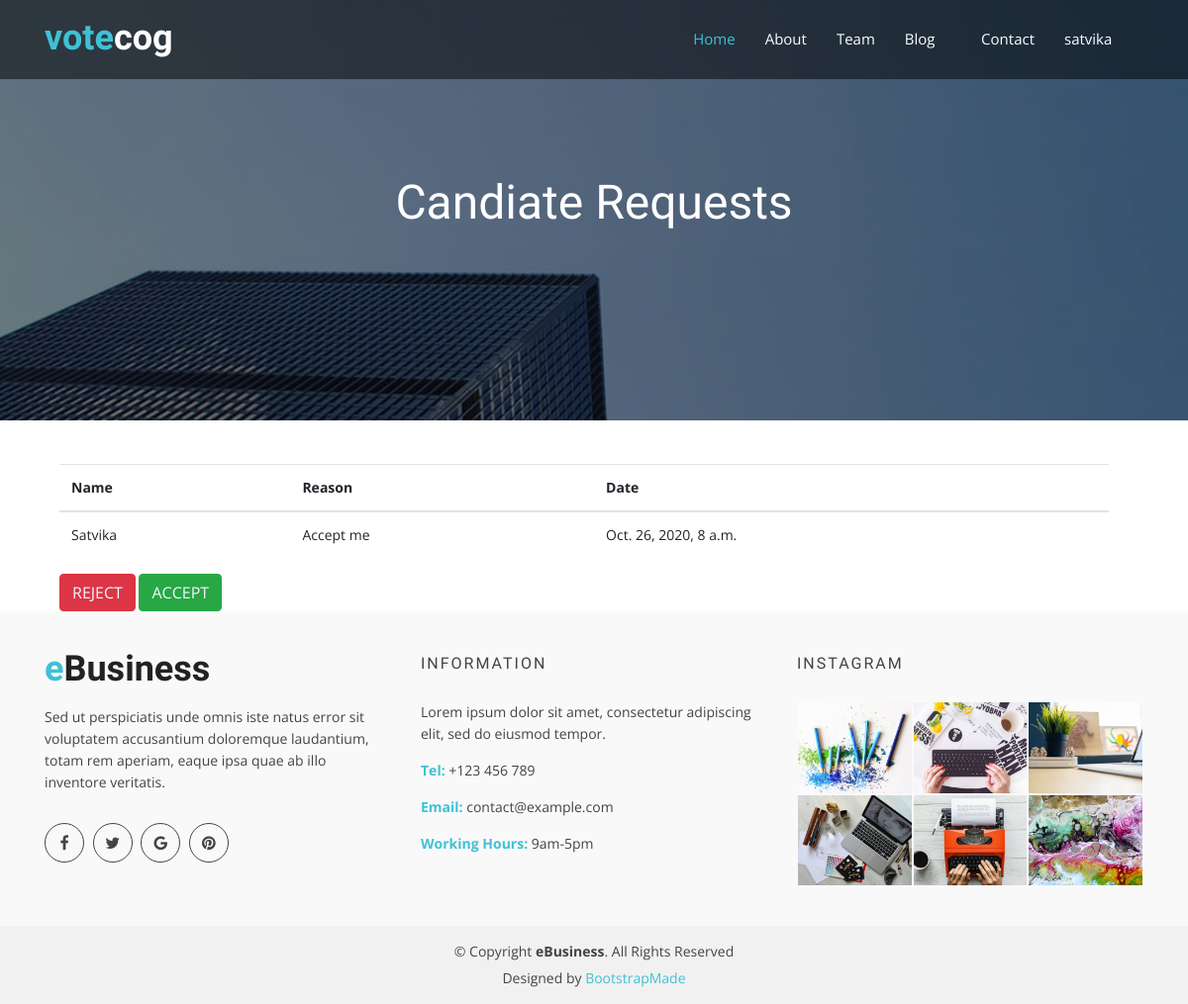
Page /dash/1/ (signed in) on the committed database.
### accounts/models.py (models this page shows, shortened)
class Account(AbstractBaseUser):
    email = models.EmailField(verbose_name="email", max_length=60, unique=True)
    username = models.CharField(max_length=30, unique=True)
    date_joined = models.DateTimeField(verbose_name='date joined', auto_now_add=True)
    last_login = models.DateTimeField(verbose_name='last login', auto_now=True)
    is_voter = models.BooleanField(default=True)
    is_admin = models.BooleanField(default=False)
    is_staff = models.BooleanField(default=False)
    is_active = models.BooleanField(default=True)
    is_superuser = models.BooleanField(default=False)
    voted = models.CharField(max_length=30, default="no")
    USERNAME_FIELD = 'username'
    REQUIRED_FIELDS = ['email','is_voter']
    objects = MyAccountManager()

class Person(models.Model):
    user = models.ForeignKey(Account,on_delete=models.CASCADE)
    name = models.CharField(max_length=130)
    branch = models.CharField(max_length=8, choices=DEPT_CHOICES, default='cse')
    year = models.CharField(max_length=6, choices=YEAR_CHOICES, default='1st')
    bio = models.TextField(blank=True)
    status= models.CharField(max_length=130,default="pending")
    published_date = models.DateTimeField(default=timezone.now)
    vote=models.IntegerField(default=0)

### accounts/views.py (the view)
# urls.py: url(r'^dash/(?P<pk>[0-9]+)/$', views.sdetails, name='sdetails'),
def sdetails(request, pk):
    form = get_object_or_404(Person, pk=pk)
    return render(request,'accounts/sdetails.html', {'res': form})

### templates/accounts/sdetails.html (shortened to what this page needs)
{% load crispy_forms_tags %}
{% load crispy_forms_tags %}
<!DOCTYPE html>
{% load static %}
<html lang="en">
<head>
  <link href="{% static 'assets/vendor/bootstrap/css/bootstrap.min.css' %}" rel="stylesheet">
  <link href="{% static 'assets/vendor/icofont/icofont.min.css' %}" rel="stylesheet">
  <link href="{% static 'assets/vendor/animate.css/animate.min.css' %}" rel="stylesheet">
  <link href="{% static 'assets/vendor/font-awesome/css/font-awesome.min.css' %}" rel="stylesheet">
  <link href="{% static 'assets/vendor/nivo-slider/css/nivo-slider.css' %}" rel="stylesheet">
  <link href="{% static 'assets/vendor/owl.carousel/assets/owl.carousel.min.css' %}" rel="stylesheet">
  <link href="{% static 'assets/vendor/venobox/venobox.css' %}" rel="stylesheet">
  <link href="{% static 'assets/css/style.css' %}" rel="stylesheet">
</head>
<body data-spy="scroll" data-target="#navbar-example">
  <header id="header" class="fixed-top">
    <div class="container d-flex">
      <div class="logo mr-auto">
        <h1 class="text-light"><a href="#"><span>vote</span>cog</a></h1>
      </div>
      <nav class="nav-menu d-none d-lg-block">
		  {% if user.is_authenticated %}
			<ul>
				<li class="active"><a href="#header">Home</a></li>
				<li><a href="#about">About</a></li>
				<li><a href="#team">Team</a></li>
				{% if user.is_voter == False and user.username != post.author.username %}
					<li class="drop-down"><a href="{% url 'blog:post_list' %}">Blog</a>
                    </li>
                {% endif %}
				<li><a href="#contact">Contact</a></li>
				<li class="drop-down"><a href="">{{user.username}}</a>
				</li>
				</ul>
			{% endif %}
      </nav>
    </div>
  </header>
  <main id="main">
    {% if user.is_admin %}
        <div class="header-bg page-area">
          <div class="home-overly"></div>
          <div class="container">
            <div class="row">
              <div class="col-md-12 col-sm-12 col-xs-12">
                <div class="slider-content text-center">
                  <div class="header-bottom">
                    <div class="layer2 wow zoomIn" data-wow-duration="1s" data-wow-delay=".4s">
                      <h1 class="title2">Candiate Requests </h1>
                    </div>
                  </div>
                </div>
              </div>
            </div>
          </div>
        </div>
        <br><br>
        <div class="container">
          <div class="col-sm-12">
              <div class="span6" style="padding-right:20px; ">
                <table class="table table-hover">
              <thead>
                <tr>
                  <th>Name</th>
                  <th>Reason</th>
                  <th>Date</th>
                </tr>
              </thead>
              <tbody>
                <tr>
                  <td>{{res.name}}</td>
                  <td>{{res.bio}}</td>
                  <td>{{res.published_date}}</td>
                  </tr>
              </tbody>
            </table>
            <a href="cstatus?status=rejected"><button type="button" class="btn btn-danger" style="text-decoration: none !important; color: aliceblue;">REJECT</button></a>
            <a href="cstatus?status=accepted"><button type="button" class="btn btn-success" style="text-decoration: none !important; color: aliceblue;">ACCEPT</button></a>
              </div>
            </div>
          </div>
        {% endif %}
</div></div></div></div></main>
<footer>
  <div class="footer-area">
    <div class="container">
      <div class="row">
        <div class="col-md-4 col-sm-4 col-xs-12">
          <div class="footer-content">
            <div class="footer-head">
              <div class="footer-logo">
                <h2><span>e</span>Business</h2>
              </div>
              <p>Sed ut perspiciatis unde omnis iste natus error sit voluptatem accusantium doloremque laudantium, totam rem aperiam, eaque ipsa quae ab illo inventore veritatis.</p>
              <div class="footer-icons">
                <ul>
                  <li>
                    <a href="#"><i class="fa fa-facebook"></i></a>
                  </li>
                  <li>
                    <a href="#"><i class="fa fa-twitter"></i></a>
                  </li>
                  <li>
                    <a href="#"><i class="fa fa-google"></i></a>
                  </li>
                  <li>
                    <a href="#"><i class="fa fa-pinterest"></i></a>
                  </li>
                </ul>
              </div>
            </div>
          </div>
        </div>
        <div class="col-md-4 col-sm-4 col-xs-12">
          <div class="footer-content">
            <div class="footer-head">
              <h4>information</h4>
              <p>
                Lorem ipsum dolor sit amet, consectetur adipiscing elit, sed do eiusmod tempor.
              </p>
              <div class="footer-contacts">
                <p><span>Tel:</span> +123 456 789</p>
                <p><span>Email:</span> contact@example.com</p>
                <p><span>Working Hours:</span> 9am-5pm</p>
              </div>
            </div>
          </div>
        </div>
        <div class="col-md-4 col-sm-4 col-xs-12">
          <div class="footer-content">
            <div class="footer-head">
              <h4>Instagram</h4>
              <div class="flicker-img">
                <a href="#"><img src="assets/img/portfolio/1.jpg" alt=""></a>
                <a href="#"><img src="assets/img/portfolio/2.jpg" alt=""></a>
                <a href="#"><img src="assets/img/portfolio/3.jpg" alt=""></a>
                <a href="#"><img src="assets/img/portfolio/4.jpg" alt=""></a>
                <a href="#"><img src="assets/img/portfolio/5.jpg" alt=""></a>
                <a href="#"><img src="assets/img/portfolio/6.jpg" alt=""></a>
              </div>
            </div>
          </div>
        </div>
      </div>
    </div>
  </div>
  <div class="footer-area-bottom">
    <div class="container">
      <div class="row">
        <div class="col-md-12 col-sm-12 col-xs-12">
          <div class="copyright text-center">
            <p>
              &copy; Copyright <strong>eBusiness</strong>. All Rights Reserved
            </p>
          </div>
          <div class="credits">
            Designed by <a href="https://bootstrapmade.com/">BootstrapMade</a>
          </div>
        </div>
      </div>
    </div>
  </div>
</footer>
</body>
</html>

### accounts/static/assets/css/style.css (style rules this page uses)
html, body { height: 100%; }
img { max-width: 100%; height: auto; }
p { margin: 0 0 15px; color: #444; }
h1, h2, h3, h4, h5, h6 { font-family: 'Raleway', sans-serif; margin: 0 0 15px; color: #444; font-weight: 500; }
h1 { font-size: 48px; line-height: 50px; }
h2 { font-size: 38px; line-height: 40px; }
h4 { font-size: 24px; line-height: 26px; }
a { transition: all 0.3s ease 0s; text-decoration: none; }
body { background: #fff none repeat scroll 0 0; color: #444; font-family: 'Open Sans', sans-serif; font-size: 14px; text-align: left; overflow-x: hidden; line-height: 22px; }
ul { list-style: outside none none; margin: 0; padding: 0; }
input, select, textarea, input[type="text"], input[type="date"], input[type="url"], input[type="email"], input[type="password"], input[type="tel"], button, button[type="submit"] { -moz-appearance: none; box-shadow: none !important; }
#header { height: 80px; transition: all 0.5s; z-index: 997; transition: all 0.5s; padding: 20px 0; background: rgba(0, 0, 0, 0.5); }
#header .logo h1 { font-size: 36px; margin: 0; padding: 0; line-height: 1; font-weight: bold; }
#header .logo h1 span { color: #3ec1d5; }
#header .logo h1 a, #header .logo h1 a:hover { color: #fff; text-decoration: none; }
.header-bg { background: url(../img/slider/slider1.jpg); background-repeat: no-repeat; background-size: cover; background-position: top center; }
@media (min-width: 1025px) { .header-bg { background-attachment: fixed; } }
.home-overly { background: rgba(0, 0, 0, 0.5); height: 100%; position: absolute; width: 100%; }
.nav-menu, .nav-menu * { margin: 0; padding: 0; list-style: none; }
.nav-menu > ul > li { position: relative; white-space: nowrap; float: left; }
.nav-menu a { display: block; position: relative; color: #fafefe; padding: 8px 15px 12px 15px; transition: 0.3s; font-size: 15px; }
.nav-menu a:hover, .nav-menu .active > a, .nav-menu li:hover > a { color: #3ec1d5; text-decoration: none; }
.nav-menu .drop-down > a:after { content: "\ea99"; font-family: IcoFont; padding-left: 5px; }
.mobile-nav { position: fixed; top: 55px; right: 15px; bottom: 15px; left: 15px; z-index: 9999; overflow-y: auto; background: #fff; transition: ease-in-out 0.2s; opacity: 0; visibility: hidden; border-radius: 10px; padding: 10px 0; }
.mobile-nav * { margin: 0; padding: 0; list-style: none; }
.mobile-nav a { display: block; position: relative; color: #0d2529; padding: 10px 20px; font-weight: 500; outline: none; }
.mobile-nav a:hover, .mobile-nav .active > a, .mobile-nav li:hover > a { color: #3ec1d5; text-decoration: none; }
.mobile-nav .drop-down > a:after { content: "\ea99"; font-family: IcoFont; padding-left: 10px; position: absolute; right: 15px; }
.mobile-nav .drop-down > a { padding-right: 35px; }
.slider-content { padding: 180px 60px; }
.page-area { position: relative; }
.header-bottom h1, .header-bottom h2 { color: #fff; }
.footer-area { padding: 40px 0; background: #f9f9f9; }
.footer-head p { color: #444; }
.footer-head h4 { color: #444; font-size: 16px; letter-spacing: 2px; padding-bottom: 10px; text-transform: uppercase; }
.footer-logo { padding-bottom: 20px; }
.footer-logo h2 { color: #222; padding: 0; margin: 0; font-size: 36px; font-weight: bold; line-height: 1; }
.footer-logo h2 span { color: #3ec1d5; }
.footer-icons ul li { display: inline-block; }
.footer-icons ul li a { border: 1px solid #444; color: #444; display: block; font-size: 16px; height: 40px; line-height: 38px; margin-right: 5px; text-align: center; width: 40px; border-radius: 50%; }
.flicker-img > a { float: left; padding: 1px; width: 33.33%; }
.footer-icons { margin-top: 30px; }
.footer-contacts p span { color: #3EC1D5; font-weight: 700; }
.footer-content { display: block; overflow: hidden; }
.footer-area-bottom { background: #f1f1f1 none repeat scroll 0 0; padding: 15px 0; }
.copyright > p { margin-bottom: 0; color: #444; }
.copyright a, .credits a { color: #3EC1D5; }
.credits { padding-top: 5px; text-align: center; }

### rows in the picture
Account: username "satvika"
Person: name "Satvika", bio "Accept me", published_date "Oct. 26, 2020, 8 a.m."
